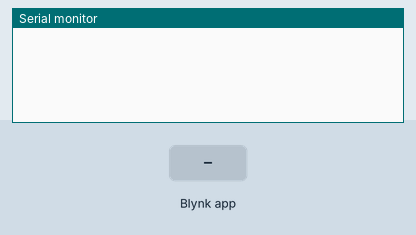
This program was run on a simulated ESP32. Shown: the last lines printed to the serial monitor. The inputs (shaded band) are chosen by the test bench. WiFi joins after 1.5 s; servers stay silent unless stated; not simulated (calls return 0 or success): secrets.h.

Above: at 3.0 s.
3.1 s: Blynk app writes 1 to V0
At 3.8 s:
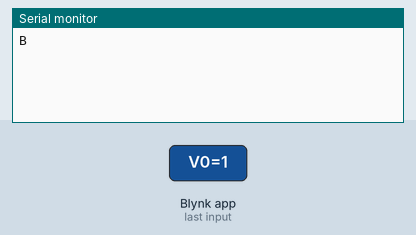
4.6 s: Blynk app writes 1 to V1
At 5.2 s:
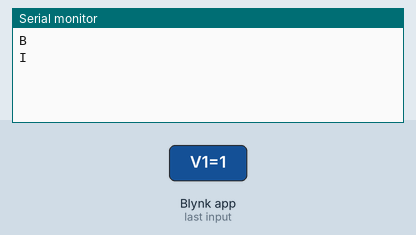
6.1 s: Blynk app writes 1 to V2
At 6.5 s:
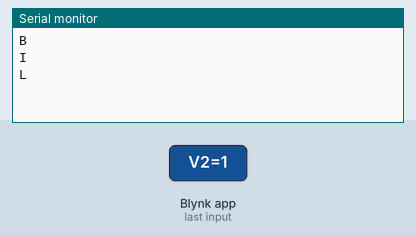
7.6 s: Blynk app writes 1 to V3
At 7.9 s:
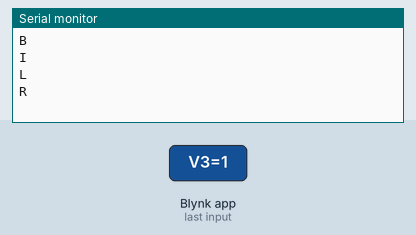
9.1 s: Blynk app writes 1 to V4
At 10.5 s:
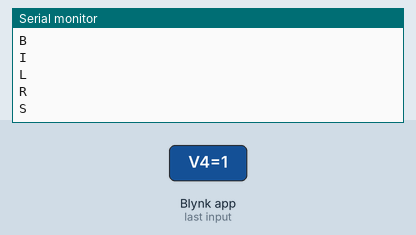

Measured:
- after the input at 3.1 s, the serial monitor: prints a new line at once (image 1)
- after the input at 4.6 s, the serial monitor: prints a new line at once (image 2)
- after the input at 6.1 s, the serial monitor: prints a new line at once (image 3)
- after the input at 7.6 s, the serial monitor: prints a new line at once (image 4)
- after the input at 9.1 s, the serial monitor: prints a new line at once (image 5)

The program:

main.cpp
```cpp
#include "secrets.h"
#include "uart.h"
#include <Arduino.h>
#include <WiFi.h>
#include <BlynkSimpleEsp32.h>

void enviarComando(char comando);

// VIRTUAL PINS
BLYNK_WRITE(V0) { if(param.asInt()) enviarComando('B'); }
BLYNK_WRITE(V1) { if(param.asInt()) enviarComando('I'); }
BLYNK_WRITE(V2) { if(param.asInt()) enviarComando('L'); }
BLYNK_WRITE(V3) { if(param.asInt()) enviarComando('R'); }
BLYNK_WRITE(V4) { if(param.asInt()) enviarComando('S'); }

void enviarComando(char comando) {
  Serial.println(comando);
  Serial1.write(comando);
}

void setup() {
  Serial.begin(UART_BAUDRATE);
  Serial1.begin(UART_BAUDRATE, SERIAL_8N1, TX_PIN, RX_PIN);
  Blynk.begin(auth, ssid, password);
}

void loop() {
  Blynk.run();
  delay(50);
}
```

uart.h
```cpp
#define UART_BAUDRATE 115200
#define TX_PIN 17
#define RX_PIN 16
```
